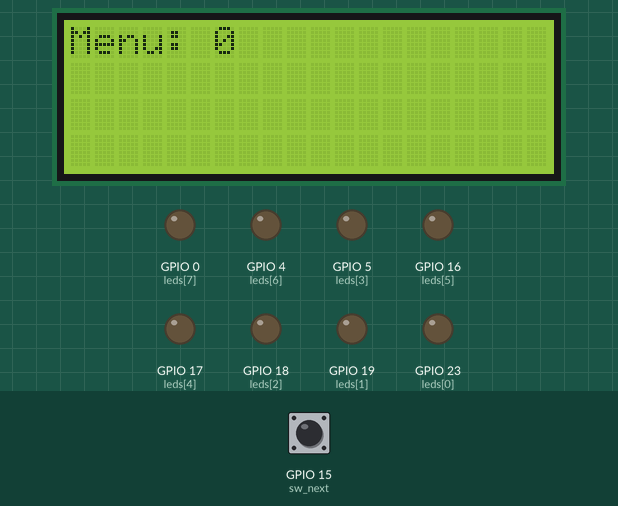
The program below on a simulated ESP32. On the bench: 20×4 character LCD, output pins drawn as LEDs (lit = HIGH). Dashed ring = blinking. The inputs (shaded band) are chosen by the test bench; at power-on: GPIO 15 (sw_next) HIGH.

Above: at 1.2 s.
1.3 s: GPIO 15 (sw_next) pulled LOW for 0.15 s
At 2.3 s:
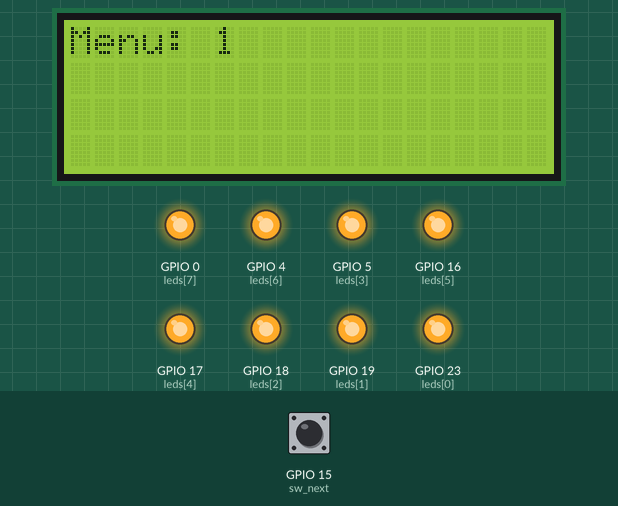
2.9 s: GPIO 15 (sw_next) pulled LOW for 1 s
At 3.36 s:
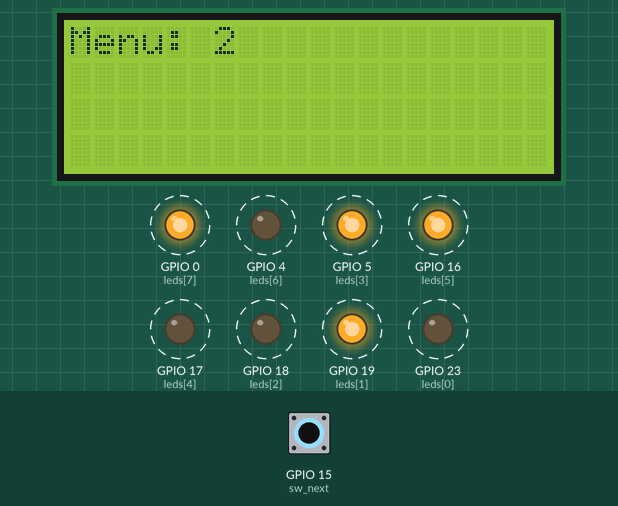
4.5 s: GPIO 15 (sw_next) pulled LOW for 0.15 s
At 4.61 s:
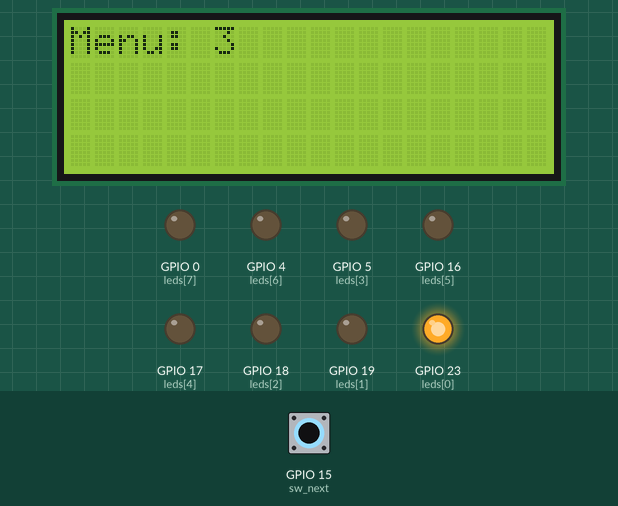
5.2 s: GPIO 15 (sw_next) pulled LOW for 3.2 s
At 5.6 s:
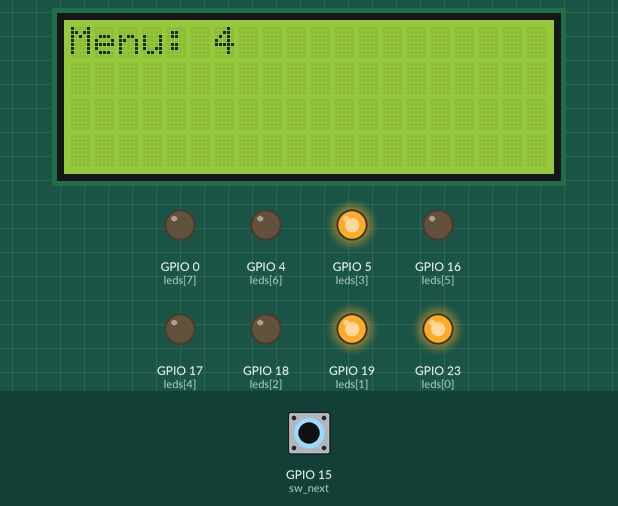
9.9 s: GPIO 15 (sw_next) pulled LOW for 0.15 s
At 10.81 s:
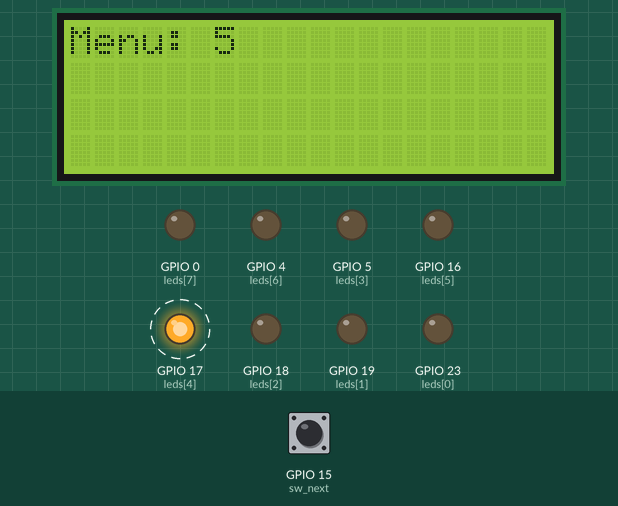
Timing chart, 0 to 13.8 s (numbered marks = the images above; inputs shaded):
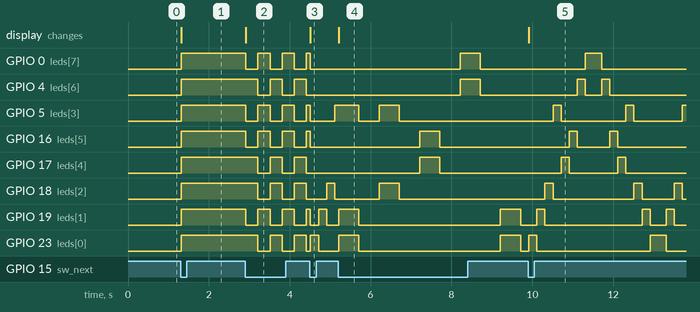

Measured:
- after the input at 1.3 s, GPIO 0 (leds[7]), GPIO 4 (leds[6]), GPIO 5 (leds[3]), GPIO 16 (leds[5]), GPIO 17 (leds[4]), GPIO 18 (leds[2]), GPIO 19 (leds[1]), GPIO 23 (leds[0]): LOW → HIGH at once; the display: changes at once (image 1)
- after the input at 2.9 s, GPIO 0 (leds[7]), GPIO 5 (leds[3]), GPIO 16 (leds[5]), GPIO 19 (leds[1]): alternates HIGH for 0.30 s and LOW for 0.30 s, starting at once; GPIO 4 (leds[6]), GPIO 17 (leds[4]), GPIO 18 (leds[2]), GPIO 23 (leds[0]): alternates HIGH for 0.30 s and LOW for 0.30 s, starting after 0.31 s; the display: changes at once (image 2)
- after the input at 4.5 s, GPIO 4 (leds[6]), GPIO 17 (leds[4]): stays LOW (without the input it goes to HIGH after 0.21 s); the display: changes at once (image 3)
- after the input at 5.2 s, GPIO 19 (leds[1]), GPIO 23 (leds[0]): alternates HIGH for 0.50 s and LOW for 3.5 s, starting at once; the display: changes at once (image 4)
- after the input at 9.9 s, the display: changes at once (image 5)

The program:

main.cpp
```cpp
#include <LiquidCrystal_I2C.h>

LiquidCrystal_I2C lcd(0x27, 20, 4); // Set the LCD address to 0x27 for a 16 chars and 2-line display

int menu = 0;

int sw_next = 15; // Switch to go to the next menu
int sw_ok = 2;    // Switch to confirm selection

int leds[] = {23, 19, 18, 5, 17, 16, 4, 0}; // LED pins
const int num_leds = sizeof(leds) / sizeof(leds[0]);

// Function prototypes
void executeMenu(int menu);
void turnOnAllLEDs();
void blinkAlternateLEDs();
void rotateSingleLED();
void blinkInPairs();
void sequentialOnOff();
void blinkAllLEDs();
void turnOffAllLEDs();

// Function to execute the menu actions
void setup() {
    lcd.init(); // Initialize the LCD
    lcd.backlight();

    pinMode(sw_next, INPUT_PULLUP);
    pinMode(sw_ok, INPUT_PULLUP);

    // Initialize LED pins
    for (int i = 0; i < num_leds; i++) {
        pinMode(leds[i], OUTPUT);
    }

    lcd.clear();
    lcd.setCursor(0, 0);
    lcd.print("Menu: 0");
}

void loop() {
    static int last_next_state = HIGH;
    static int current_menu = 0;
    static unsigned long last_action_time = 0;

    int current_next_state = digitalRead(sw_next);

    // Handle menu navigation
    if (current_next_state == LOW && last_next_state == HIGH) {
        menu++;
        if (menu > 6) {
            menu = 0;
        }

        lcd.clear();
        lcd.setCursor(0, 0);
        lcd.print("Menu: ");
        lcd.setCursor(6, 0);
        lcd.print(menu);

        // Update current menu immediately
        current_menu = menu;
        last_action_time = millis(); // Reset the timer for debounce
    }

    // Execute the current menu
    if (current_menu == 0) {
        turnOffAllLEDs();
    } else {
        executeMenu(current_menu);
    }

    last_next_state = current_next_state;
}

void executeMenu(int menu) {
    switch (menu) {
        case 1:
            turnOnAllLEDs(); // LED ทั้ง 8 หลอดเปิดพร้อมกัน
            break;
        case 2:
            blinkAlternateLEDs(); // LED กระพริบสลับกัน (คู่-คี่)
            break;
        case 3:
            rotateSingleLED(); // LED สว่างทีละหลอดวนไปเรื่อย ๆ
            break;
        case 4:
            blinkInPairs(); // LED ติดและดับทีละคู่ (2 หลอดในเวลาเดียวกัน)
            break;
        case 5:
            sequentialOnOff(); // LED สว่างเรียงลำดับจากหลอดแรกถึงหลอดสุดท้ายและดับกลับทีละหลอด
            break;
        case 6:
            blinkAllLEDs(); // LED กระพริบทั้งหมดพร้อมกัน
            break;
        default:
            turnOffAllLEDs();
            break;
    }
}

void turnOnAllLEDs() {
    for (int i = 0; i < num_leds; i++) {
        digitalWrite(leds[i], HIGH);
    }
}

void turnOffAllLEDs() {
    for (int i = 0; i < num_leds; i++) {
        digitalWrite(leds[i], LOW);
    }
}

void blinkAlternateLEDs() {
    static unsigned long last_time = 0;
    static bool state = false;

    if (millis() - last_time >= 300) {
        last_time = millis();
        state = !state;
        for (int i = 0; i < num_leds; i++) {
            digitalWrite(leds[i], (i % 2 == 0) == state ? HIGH : LOW);
        }
    }
}

void rotateSingleLED() {
    static int current_led = 0;
    static unsigned long last_time = 0;

    if (millis() - last_time >= 200) {
        last_time = millis();
        turnOffAllLEDs();
        digitalWrite(leds[current_led], HIGH);
        current_led = (current_led + 1) % num_leds;
    }
}

void blinkInPairs() {
    static unsigned long last_time = 0;
    static int current_pair = 0;
    static bool state = false;

    if (millis() - last_time >= 500) {
        last_time = millis();
        state = !state;

        if (state) {
            // Turn on LEDs in pairs (2 at a time)
            for (int i = 0; i < 8; i += 2) {
                if (i / 2 == current_pair) {
                    digitalWrite(leds[i], HIGH);
                    if (i + 1 < 8) {
                        digitalWrite(leds[i + 1], HIGH);
                    }
                }
            }
            current_pair++;
            if (current_pair >= num_leds / 2) {
                current_pair = 0;
            }
        } else {
            turnOffAllLEDs();
        }
    }
}

void sequentialOnOff() {
    static int current_led = 0;
    static bool ascending = true;
    static unsigned long last_time = 0;

    if (millis() - last_time >= 200) {
        last_time = millis();
        turnOffAllLEDs();
        digitalWrite(leds[current_led], HIGH);

        if (ascending) {
            current_led++;
            if (current_led >= num_leds) {
                current_led = num_leds - 1;
                ascending = false;
            }
        } else {
            current_led--;
            if (current_led < 0) {
                current_led = 0;
                ascending = true;
            }
        }
    }
}

void blinkAllLEDs() {
    static unsigned long last_time = 0;
    static bool state = false;

    if (millis() - last_time >= 500) {
        last_time = millis();
        state = !state;
        if (state) {
            turnOnAllLEDs();
        } else {
            turnOffAllLEDs();
        }
    }
}
```
